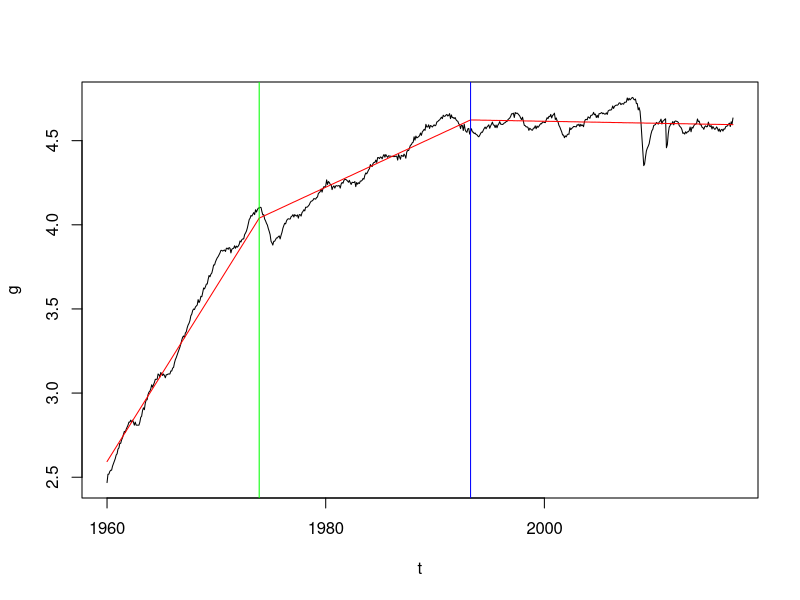

Write R code to recreate this figure.
#Production of Total Industry


#setwd("Z:/zeitreihen/jap-ind")
setwd("~/r-ws/zeitreihen/proj1/uni-zeitreihen")
H <- read.csv("JAP_IND.csv")

t <- as.Date(H[,1])
y <- H[,2]
n <- length(y)

y.log <- log(y)
power <- 1
g <- y.log**power


prod.lm <- lm(g~t)

#plot(t, g, type = "l")
#lines(t, prod.lm$fitted.values, col = "red")
#plot(t, prod.lm$residuals)

#first power
q <- 168
q2 <- 400
z <- rep(0, q)
z <- c(z, 1:(n - q))
z2 <- rep(0, q2)
z2 <- c(z2, 1:(n - q2))
prod.btrend <- lm(g~t + z + z2)

#fourth power
# q <- 365
# z <- rep(0, q)
# z <- c(z, 1:(n - q))
# prod.btrend <- lm(g~t + z)


plot(t, g, type = "l")
lines(t, prod.btrend$fitted.values, col = "red")
# abline(v = t[q], col = "blue")

abline(v = t[q], col = "green")
abline(v = t[q2], col = "blue")
# plot(t, prod.btrend$residuals)


